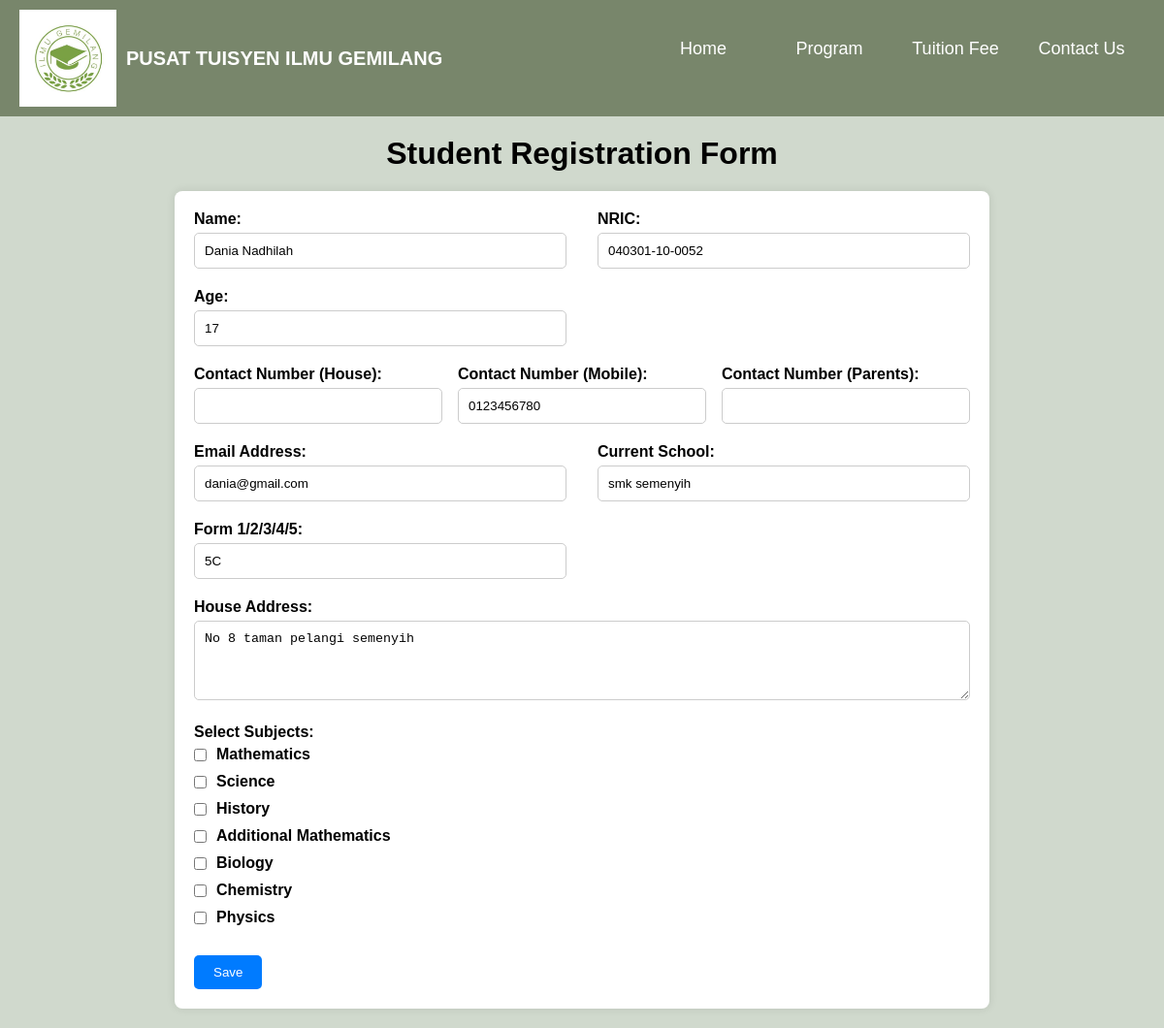
Page /ilmugemilang/viewregister/updateregister/Dania Nadhilah/ on the committed database.
### ilmugemilang/models.py (models this page shows, shortened)
class Student(models.Model):
    studname = models.CharField(max_length=250, primary_key=True)
    studic = models.CharField(max_length=20)
    studage = models.PositiveIntegerField(default=2)
    housenum = models.CharField(max_length=15)
    mobilenum = models.CharField(max_length=15)
    parentsnum = models.CharField(max_length=15)
    houseaddress = models.CharField(max_length=250)
    email = models.CharField(max_length=100)
    currentschool = models.CharField(max_length=100)
    standard = models.CharField(max_length=15)
    subjects = models.ManyToManyField(Subject)

### ilmugemilang/views.py (the view, shortened to what this page needs)
# urls.py: path("viewregister/updateregister/<str:studname>/",views.updateregister,name="updateregister"),
def updateregister(request, studname):
    student = get_object_or_404(Student, studname=studname)
    context = {'student': student,}
    return render(request, 'updateregister.html', context)

### ilmugemilang/templates/updateregister.html (shortened to what this page needs)
<!DOCTYPE html>
{% load static %}
<html lang="en">
<head>
</head>
<body>
    <nav class="navbar">
        <div class="navbar-left">
            <img src="{% static 'image/tuisyenlogo.jpg' %}" class="logo">
            <span class="site-name">PUSAT TUISYEN ILMU GEMILANG</span>
        </div>
        <div class="navbar-right" id="navbar-right">
            <a href="{% url 'mainpage2' %}">Home</a>
            <a href="{% url 'course' %}">Program</a>
            <a href="{% url 'fee' %}">Tuition Fee</a>
            <a href="{% url 'contact' %}">Contact Us</a>
        </div>
    </nav>
    <center><h1>Student Registration Form</h1></center>
    <form action="{% url 'updateregister' studname=student.studname %}" method="POST" class="container">
        <div class="form-group">
            <label for="name">Name:</label>
            <input type="text" id="name" name="name" value="{{ student.studname}}" readonly>
        </div>
        <div class="form-group">
            <label for="nric">NRIC:</label>
            <input type="text" id="nric" name="nric" value="{{ student.studic}}">
        </div>
        <div class="form-group">
            <label for="age">Age:</label>
            <input type="number" id="age" name="age" value="{{ student.studage }}">
        </div>
        <div class="form-group full-width">
            <div style="display: flex; justify-content: space-between; gap: 2%;">
                <div style="flex: 1;">
                    <label for="contact_house">Contact Number (House):</label>
                    <input type="tel" id="contact_house" name="contact_house" value="{{ student.housenum }}">
                </div>
                <div style="flex: 1;">
                    <label for="contact_mobile">Contact Number (Mobile):</label>
                    <input type="tel" id="contact_mobile" name="contact_mobile" value="{{ student.mobilenum }}">
                </div>
                <div style="flex: 1;">
                    <label for="contact_parents">Contact Number (Parents):</label>
                    <input type="tel" id="contact_parents" name="contact_parents" value="{{ student.parentsnum }}">
                </div>
            </div>
        </div>
        <div class="form-group">
            <label for="email">Email Address:</label>
            <input type="email" id="email" name="email" value="{{ student.email }}">
        </div>
        <div class="form-group">
            <label for="school">Current School:</label>
            <input type="text" id="school" name="school" value="{{ student.currentschool }}">
        </div>
        <div class="form-group">
            <label for="standard">Form 1/2/3/4/5:</label>
            <input type="text" id="standard" name="standard" value="{{ student.standard }}">
        </div>
        <div class="form-group full-width">
            <label for="address">House Address:</label>
            <textarea id="address" name="address" rows="4" cols="50">{{ student.houseaddress }}</textarea>
        </div>
        <div class="form-group full-width">
            <label for="subject">Select Subjects:</label>
            <div class="subjects-container">
                <label><input type="checkbox" name="Subject" value="Mathematics"> Mathematics</label>
                <label><input type="checkbox" name="Subject" value="Science"> Science</label>
                <label><input type="checkbox" name="Subject" value="History"> History</label>
                <label><input type="checkbox" name="Subject" value="Additional Mathematics"> Additional Mathematics</label>
                <label><input type="checkbox" name="Subject" value="Biology"> Biology</label>
                <label><input type="checkbox" name="Subject" value="Chemistry"> Chemistry</label>
                <label><input type="checkbox" name="Subject" value="Physics"> Physics</label>
            </div>
        </div>
        <div class="button">
            <input type="submit" value="Save">
        </div>
    </form>
</body>
</html>

### ilmugemilang/templates/updateregister.html (style rules this page uses)
body { font-family: Geneva, Verdana, sans-serif; margin: 0; background-color: #D0D9CD; }
* { margin: 0; padding: 0; box-sizing: border-box; }
.navbar { display: flex; justify-content: space-between; align-items: center; background-color: #78866b; padding: 10px 20px; margin-bottom: 20px; position: relative; z-index: 10; }
.navbar-left { display: flex; align-items: center; }
.logo { width: 100px; height: 100px; margin-right: 10px; }
.site-name { color: #fff; font-size: 20px; font-weight: bold; }
.navbar-right { display: flex; align-items: center; transition: all 0.3s ease; }
.navbar-right a { color: #fff; text-decoration: none; width: 130px; height: 50px; text-align: center; font-size: 18px; padding: 5px 10px; border-radius: 5px; transition: background-color 0.3s ease, color 0.3s ease; }
.container { width: 70%; margin: 20px auto; background-color: #fff; padding: 20px; border-radius: 8px; box-shadow: 0 0 10px rgba(0, 0, 0, 0.1); }
form { display: flex; flex-wrap: wrap; justify-content: space-between; }
.form-group { width: 48%; margin-bottom: 20px; }
.form-group.full-width { width: 100%; }
label { display: block; margin-bottom: 5px; font-weight: bold; }
input[type="text"], input[type="email"], input[type="tel"], input[type="number"], textarea { width: 100%; padding: 10px; border: 1px solid #ccc; border-radius: 5px; }
.subjects-container { display: flex; flex-direction: column; }
.subjects-container label { display: flex; align-items: center; margin-bottom: 10px; }
.subjects-container input[type="checkbox"] { margin-right: 10px; }
input[type="submit"] { background-color: #007bff; color: #fff; border: none; padding: 10px 20px; cursor: pointer; border-radius: 5px; width: 100%; }

### rows in the picture
Student: name "Dania Nadhilah", nric "040301-10-0052", age "17", contact_mobile "0123456780", email "dania@gmail.com", school "smk semenyih", standard "5C", address "No 8 taman pelangi semenyih"
